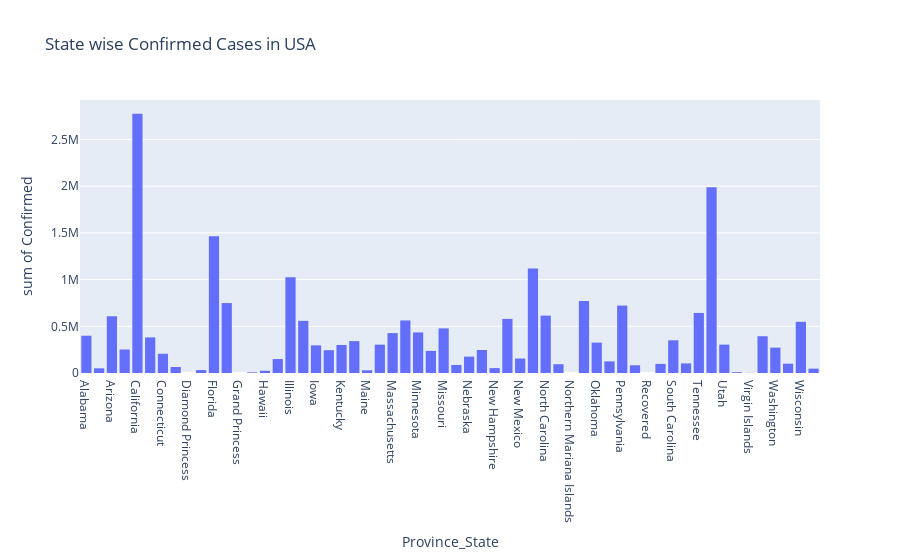

The notebook cell this image was saved under:
### Markdown cell above
### Plot Province/State Wise Confirmed cases in USA

### Code cell
fig = go.Figure()

fig = px.histogram(usa_data, x='Province_State', y='Confirmed', title="State wise Confirmed Cases in USA")

fig.show()

### Figure 1 — Plotly figure (JSON) as saved in the notebook; plotly's stock layout.template omitted (floating-point values rounded to 4 significant figures; data arrays with more than 128 entries replaced by an {"elided": "..."} marker saying what was removed)
{"data": [{"alignmentgroup": "True", "bingroup": "x", "histfunc": "sum", "hovertemplate": "Province_State=%{x}<br>sum of Confirmed=%{y}<extra></extra>", "legendgroup": "", "marker": {"color": "#636efa", "pattern": {"shape": ""}}, "name": "", "offsetgroup": "", "orientation": "v", "showlegend": false, "type": "histogram", "x": {"elided": "3276 str values"}, "xaxis": "x", "y": {"elided": "3276 int values"}, "yaxis": "y"}], "layout": {"barmode": "relative", "legend": {"tracegroupgap": 0}, "title": {"text": "State wise Confirmed Cases in USA"}, "xaxis": {"anchor": "y", "domain": [0, 1], "title": {"text": "Province_State"}}, "yaxis": {"anchor": "x", "domain": [0, 1], "title": {"text": "sum of Confirmed"}}}}
